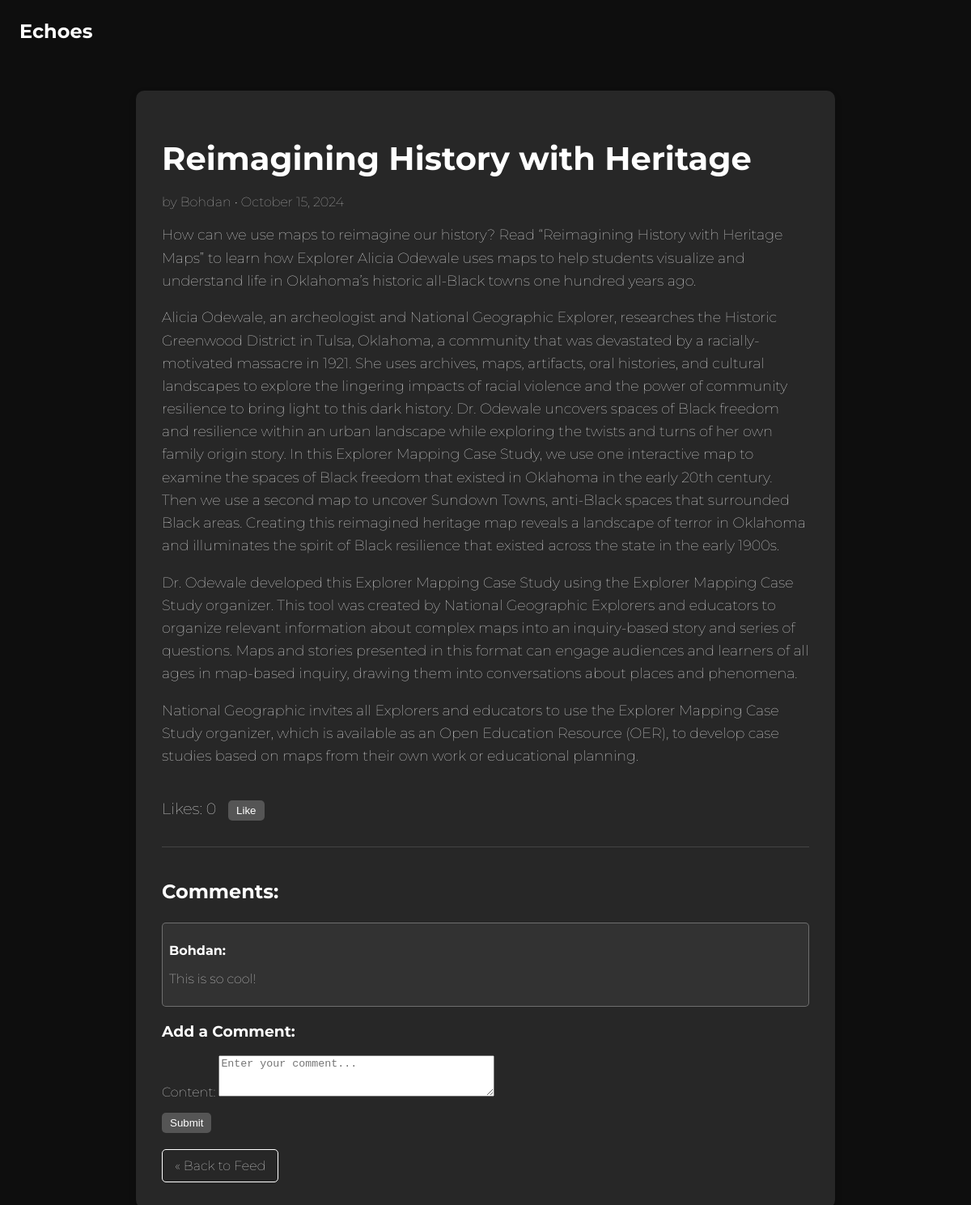
Page /blog/post/e8362bcb-4ed3-4938-9814-c4fd1cdcf737/ (signed in) on the committed database.
### blog/models.py (models this page shows, shortened)
class Post(models.Model):
    id = models.UUIDField(primary_key=True, default=uuid.uuid4, editable=False, unique=True)
    title = models.CharField(max_length=200)
    content = models.TextField()
    date_posted = models.DateTimeField(auto_now_add=True)
    author = models.ForeignKey(User, on_delete=models.CASCADE)
    likes = models.IntegerField(default=0, editable=False)

class Comment(models.Model):
    post = models.ForeignKey(Post, on_delete=models.CASCADE, related_name='comments')
    author = models.ForeignKey(User, on_delete=models.CASCADE)
    content = models.TextField()
    date_posted = models.DateTimeField(auto_now_add=True)

### blog/views.py (the view)
# urls.py: path("post/<uuid:post_id>/", post_detail, name="post_detail"),
@login_required(login_url='login')
def post_detail(request, post_id):
    post = get_object_or_404(Post, pk=post_id)
    comments = post.comments.all()
    if request.method == 'POST':
        form = CommentForm(request.POST)
        if form.is_valid():
            comment = form.save(commit=False)
            comment.post = post
            comment.author = request.user
            comment.save()
            return redirect('post_detail', post_id=post.id)
    else:
        form = CommentForm()
    return render(request, "post_detail.html", {
        "post": post,
        "comments": comments,
        "form": form,
    })

### blog/forms.py
class CommentForm(forms.ModelForm):
    class Meta:
        model = Comment
        fields = ['content']
        widgets = {
            "content": forms.Textarea(attrs={'rows': 3, 'placeholder': 'Enter your comment...'}),
        }

### templates/post_detail.html (shortened to what this page needs)
<!DOCTYPE html>
<html lang="en">
<head>
</head>
<body>
    <div class="logo">Echoes</div>
    <div class="container">
        <h1 class="post-title">{{ post.title }}</h1>
        <div class="post-meta">
            <span>by {{ post.author }}</span> &bull;
            <span>{{ post.date_posted|date:"F j, Y" }}</span>
        </div>
        <div class="post-content">{{ post.content|linebreaks }}</div>
        <div class="likes-section">
            <span>Likes: {{ post.likes }}</span>
            <button style="margin-left: 10px; background-color: #555; border: none; color: white; padding: 5px 10px; border-radius: 5px;">Like</button>
        </div>
        <div class="comment-section">
            <h3>Comments:</h3>
            {% for comment in comments %}
                <div class="comment">
                    <p class="comment-author">{{ comment.author }}:</p>
                    <p>{{ comment.content }}</p>
                </div>
            {% empty %}
                <p>No comments yet.</p>
            {% endfor %}
        </div>
        <h3>Add a Comment:</h3>
        <form method="POST">
            {{ form.as_p }}
            <button type="submit" style="background-color: #555; border: none; color: white; padding: 5px 10px; border-radius: 5px;">Submit</button>
        </form>
        <a class="back-link" href="{% url 'feed' %}">&laquo; Back to Feed</a>
    </div>
</body>
</html>

### templates/post_detail.html (style rules this page uses)
html { font-family: "Montserrat", sans-serif; font-weight: 300; }
body { font-family: "Montserrat", sans-serif; font-weight: 100; margin: 0; background: #0e0e0e; color: white; display: flex; justify-content: center; align-items: flex-start; padding: 2em; }
.logo { position: absolute; top: 1em; left: 1em; font-size: 1.5em; font-weight: bold; color: white; }
.container { max-width: 800px; width: 100%; background: rgba(255, 255, 255, 0.1); border-radius: 10px; padding: 2em; box-shadow: 0 4px 8px rgba(0, 0, 0, 0.2); margin-top: 5em; }
.post-title { font-weight: 700; font-size: 2.5em; margin-bottom: 0.5em; }
.post-meta { font-size: 1em; color: #ccc; margin-bottom: 1em; }
.post-content { font-size: 1.1em; line-height: 1.6em; margin-top: 1em; margin-bottom: 2em; }
.likes-section { margin-top: 2em; font-size: 1.2em; }
.comment-section { margin-top: 2em; border-top: 1px solid #444; padding-top: 1em; }
.comment-section h3 { font-size: 1.5em; margin-bottom: 1em; }
.comment { margin-bottom: 1em; padding: 0.5em; border: 1px solid rgba(255, 255, 255, 0.3); border-radius: 5px; background: rgba(255, 255, 255, 0.05); }
.comment-author { font-weight: bold; color: #fff; }
.back-link { margin-top: 20px; font-size: 1em; color: white; text-decoration: none; border: 1px solid white; padding: 10px 15px; border-radius: 5px; display: inline-block; }

### rows in the picture
Post: title "Reimagining History with Heritage", author "Bohdan", date_posted "October 15, 2024", content "How can we use maps to reimagine our history? Read “Reimagining History with Heritage Maps” to learn how Explorer Alicia Odewale uses maps to help students visualize and understand life in Oklahoma’s historic all-Black towns one hundred years ago. Alicia Odewale, an archeologist and National Geographic Explorer, researches the Historic Greenwood District in Tulsa, Oklahoma, a community that was devastated by a racially-motivated massacre in 1921. She uses archives, maps, artifacts, oral histories, and cultural landscapes to explore the lingering impacts of racial violence and the power of community resilience to bring light to this dark history. Dr. Odewale uncovers spaces of Black freedom…", likes "0"
Comment: author "Bohdan", content "This is so cool!"
